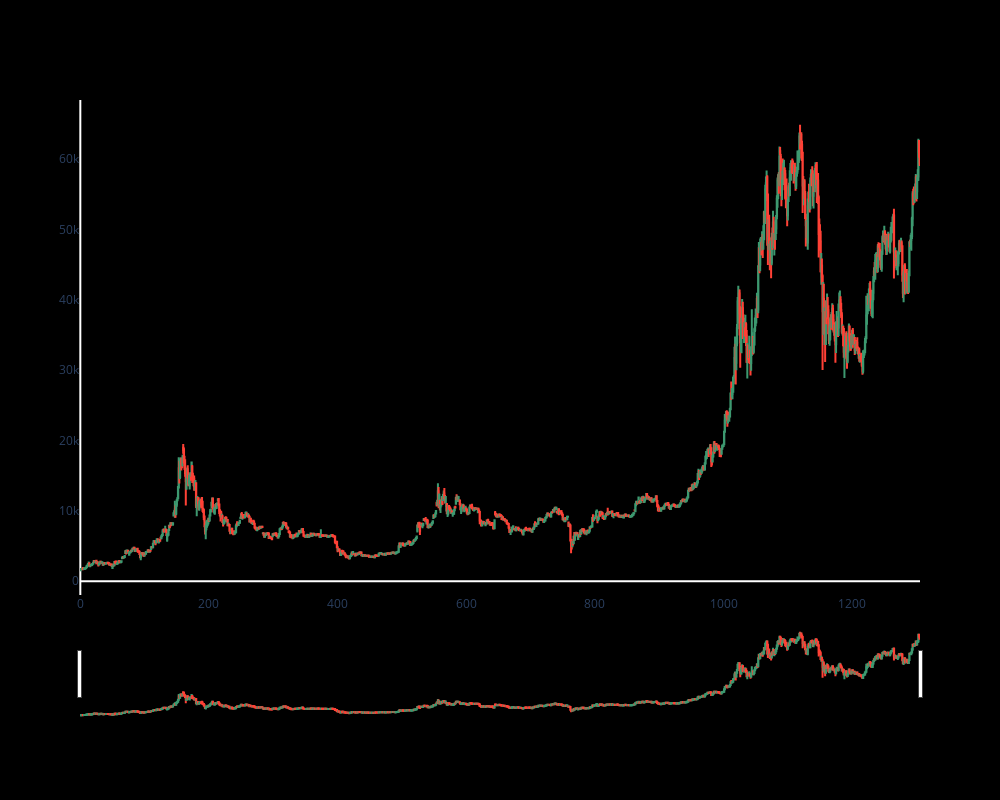

Write notebook code for a chart like this one.
### Code cell
import plotly.graph_objects as go
dfpl=data[:]
fig = go.Figure(data=[go.Candlestick(x=dfpl.index,
                    open=dfpl['Open'],
                    high=dfpl['High'],
                    low=dfpl['Low'],
                    close=dfpl['Close'])])

fig.update_layout(
    autosize=False,
    width=1000,
    height=800, 
    paper_bgcolor='black',
    plot_bgcolor='black')
fig.update_xaxes(gridcolor='black')
fig.update_yaxes(gridcolor='black')

fig.show()

### Figure 1 — Plotly figure (JSON) as saved in the notebook; plotly's stock layout.template omitted (floating-point values rounded to 4 significant figures; data arrays with more than 128 entries replaced by an {"elided": "..."} marker saying what was removed)
{"data": [{"close": {"elided": "1306 int values"}, "high": {"elided": "1306 int values"}, "low": {"elided": "1306 int values"}, "open": {"elided": "1306 int values"}, "type": "candlestick", "x": {"elided": "1306 int values"}}], "layout": {"autosize": false, "height": 800, "paper_bgcolor": "black", "plot_bgcolor": "black", "width": 1000, "xaxis": {"gridcolor": "black"}, "yaxis": {"gridcolor": "black"}}}
